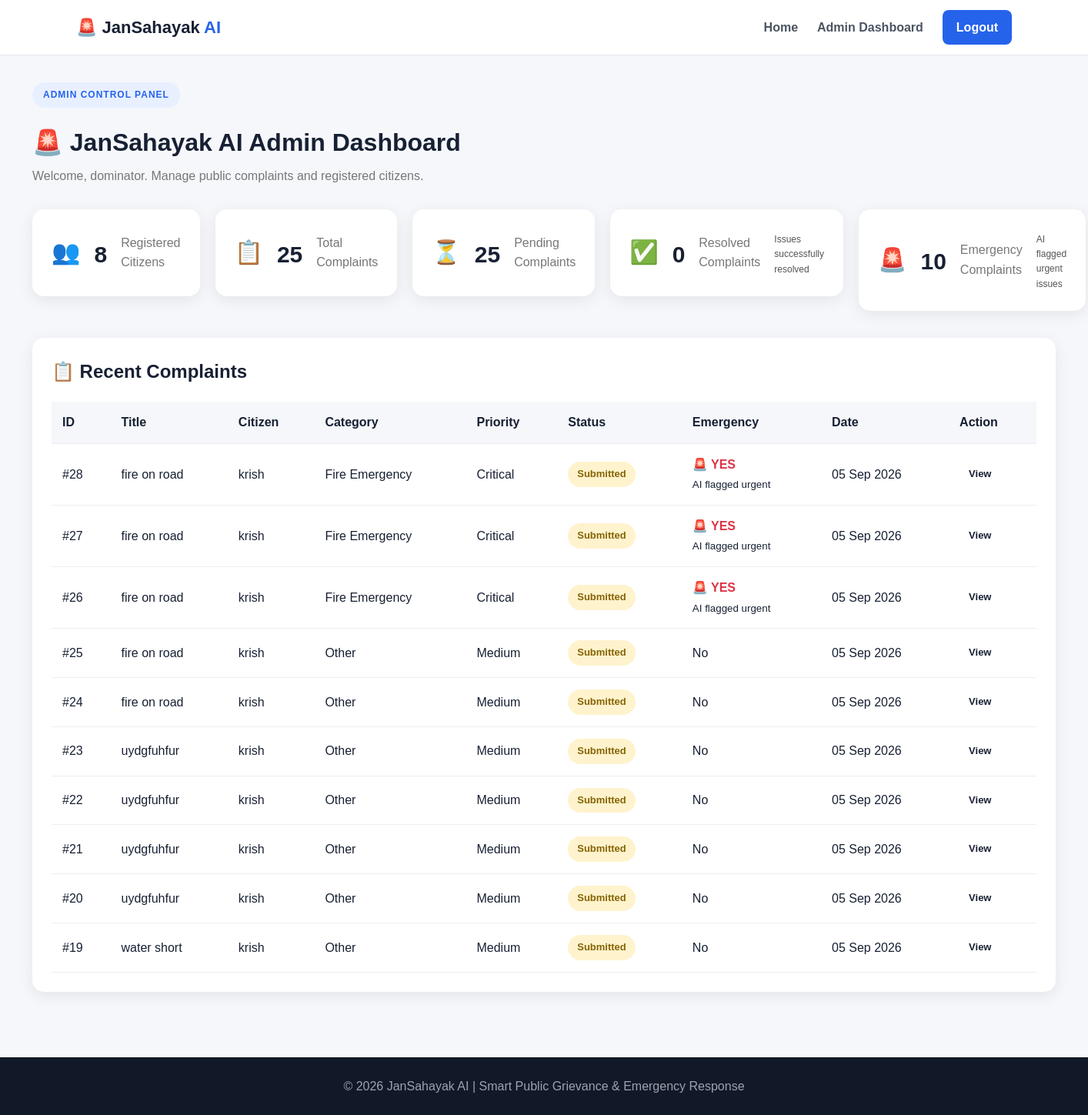
/admin-dashboard/ (signed in), run on the app's committed database.
### hackthon/models.py (models this page shows, shortened)
class Complaint(models.Model):
    CATEGORY_CHOICES = [
        ("road", "Road & Infrastructure"),
        ("water", "Water Supply"),
        ("electricity", "Electricity"),
        ("waste", "Waste Management"),
        ("fire", "Fire Emergency"),
        ("health", "Healthcare"),
        ("other", "Other"),
    ]
    PRIORITY_CHOICES = [
        ("low", "Low"),
        ("medium", "Medium"),
        ("high", "High"),
        ("critical", "Critical"),
    ]
    STATUS_CHOICES = [
        ("submitted", "Submitted"),
        ("analysed", "AI Analysed"),
        ("assigned", "Assigned"),
        ("progress", "In Progress"),
        ("resolved", "Resolved"),
        ("closed", "Closed"),
    ]
    citizen = models.ForeignKey(
        User,
        on_delete=models.CASCADE,
        related_name="complaints"
    )
    assigned_to = models.ForeignKey(
        User,
        on_delete=models.SET_NULL,
        null=True,
        blank=True,
        related_name="assigned_complaints"
    )
    title = models.CharField(
        max_length=200
    )
    description = models.TextField()
    image = models.ImageField(
        upload_to="complaints/",
        blank=True,
        null=True
    )
    location = models.CharField(
        max_length=255,
        blank=True,
        default=""
    )
    latitude = models.FloatField(
        null=True,
        blank=True
    )
    longitude = models.FloatField(
        null=True,
        blank=True
    )
    category = models.CharField(
        max_length=30,
        choices=CATEGORY_CHOICES,
        default="other"
    )
    priority = models.CharField(
        max_length=20,
        choices=PRIORITY_CHOICES,
        default="medium"
    )
    department = models.CharField(
        max_length=100,
        blank=True
    )
    ai_summary = models.TextField(
        blank=True
    )
    is_emergency = models.BooleanField(
        default=False
    )
    status = models.CharField(
        max_length=20,
        choices=STATUS_CHOICES,
        default="submitted"
    )
    created_at = models.DateTimeField(
        auto_now_add=True
    )
    updated_at = models.DateTimeField(
        auto_now=True
    )

### OurProject/views.py (the view)
@login_required
def admin_dashboard(request):
    if not request.user.is_staff:
        return redirect("dashboard")
    total_users = User.objects.filter(
        is_staff=False
    ).count()
    total_complaints = Complaint.objects.count()
    pending_complaints = Complaint.objects.exclude(
        status__in=["resolved", "closed"]
    ).count()
    resolved_complaints = Complaint.objects.filter(
        status="resolved"
    ).count()
    emergency_complaints = Complaint.objects.filter(
        is_emergency=True
    ).count()
    recent_complaints = Complaint.objects.select_related(
        "citizen",
        "assigned_to"
    ).order_by(
        "-created_at"
    )[:10]
    return render(
        request,
        "admin_dashboard.html",
        {
            "total_users": total_users,
            "total_complaints": total_complaints,
            "pending_complaints": pending_complaints,
            "resolved_complaints": resolved_complaints,
            "emergency_complaints": emergency_complaints,
            "recent_complaints": recent_complaints,
        }
    )

### templates/admin_dashboard.html (shortened to what this page needs)
{% extends "base.html" %}
{% block content %}
<div class="admin-page">
<div class="admin-header">
    <div class="badge">
        ADMIN CONTROL PANEL
    </div>
    <h1>
        🚨 JanSahayak AI Admin Dashboard
    </h1>
    <p>
        Welcome, {{ request.user.username }}.
        Manage public complaints and registered citizens.
    </p>
</div>
<div class="stats-grid">
    <a
        href="{% url 'registered_citizens' %}"
        class="stat-link">
        <div class="stat-card">
            <div class="stat-icon">
                👥
            </div>
            <h2>
                {{ total_users }}
            </h2>
            <p>
                Registered Citizens
            </p>
        </div>
    </a>
    <a
        href="{% url 'all_complaints' %}"
        class="stat-link">
        <div class="stat-card">
            <div class="stat-icon">
                📋
            </div>
            <h2>
                {{ total_complaints }}
            </h2>
            <p>
                Total Complaints
            </p>
        </div>
    </a>
    <a
        href="{% url 'all_complaints' %}"
        class="stat-link">
        <div class="stat-card">
            <div class="stat-icon">
                ⏳
            </div>
            <h2>
                {{ pending_complaints }}
            </h2>
            <p>
                Pending Complaints
            </p>
        </div>
    </a>
    <a
        href="{% url 'all_complaints' %}"
        class="stat-link">
        <div class="stat-card">
            <div class="stat-icon">
                ✅
            </div>
            <h2>
                {{ resolved_complaints }}
            </h2>
            <p>
                Resolved Complaints
            </p>
            <small>
                Issues successfully resolved
            </small>
        </div>
    </a>
    <a
        href="{% url 'all_complaints' %}"
        class="stat-link">
        <div class="stat-card">
            <div class="stat-icon">
                🚨
            </div>
            <h2>
                {{ emergency_complaints }}
            </h2>
            <p>
                Emergency Complaints
            </p>
            <small>
                AI flagged urgent issues
            </small>
        </div>
    </a>
</div>
<div class="table-card">
    <h2>
        📋 Recent Complaints
    </h2>
    {% if recent_complaints %}
        <table class="complaint-table">
            <thead>
                <tr>
                    <th>ID</th>
                    <th>Title</th>
                    <th>Citizen</th>
                    <th>Category</th>
                    <th>Priority</th>
                    <th>Status</th>
                    <th>Emergency</th>
                    <th>Date</th>
                    <th>Action</th>
                </tr>
            </thead>
            <tbody>
                {% for complaint in recent_complaints %}
                    <tr>
                        <td>
                            #{{ complaint.id }}
                        </td>
                        <td>
                            {{ complaint.title }}
                        </td>
                        <td>
                            {{ complaint.citizen.username }}
                        </td>
                        <td>
                            {{ complaint.get_category_display }}
                        </td>
                        <td>
                            {{ complaint.get_priority_display }}
                        </td>
                        <td>
                            <span class="status status-{{ complaint.status }}">
                                {{ complaint.get_status_display }}
                            </span>
                        </td>
                        <td>
                            {% if complaint.is_emergency %}
                                <span class="emergency">
                                    🚨 YES
                                </span>
                                <br>
                                <small>
                                    AI flagged urgent
                                </small>
                            {% else %}
                                No
                            {% endif %}
                        </td>
                        <td>
                            {{ complaint.created_at|date:"d M Y" }}
                        </td>
                        <td>
                            <a
                                href="{% url 'complaint_detail' complaint.id %}"
                                class="action-btn">
                                View
                            </a>
                        </td>
                    </tr>
                {% endfor %}
            </tbody>
        </table>
    {% endif %}
</div>
</div>
{% endblock %}

### templates/base.html (shortened to what this page needs)
{% load static %}
<!DOCTYPE html>
<html lang="en">
<head>
<link rel="stylesheet"
      href="{% static 'css/style.css' %}">
</head>
<body>
<header class="navbar">
<div class="logo">
    🚨 JanSahayak <span>AI</span>
</div>
<nav>
    <a href="{% url 'home' %}">
        Home
    </a>
    {% if user.is_authenticated %}
        {% if user.is_staff %}
            <a href="{% url 'admin_dashboard' %}">
                Admin Dashboard
            </a>
        {% endif %}
        <a href="{% url 'logout' %}"
           class="nav-button">
            Logout
        </a>
    {% endif %}
</nav>
</header>
<main>
{% block content %}
{% endblock %}
</main>
<footer>
<p>
    © 2026 JanSahayak AI |
    Smart Public Grievance & Emergency Response
</p>
</footer>
</body>
</html>

### static/css/style.css (style rules this page uses)
* { box-sizing: border-box; margin: 0; padding: 0; }
body { font-family: Arial, sans-serif; background: #f5f7fb; color: #172033; line-height: 1.6; }
a { text-decoration: none; color: inherit; }
.navbar { height: 72px; background: #ffffff; border-bottom: 1px solid #e5e7eb; display: flex; align-items: center; justify-content: space-between; padding: 0 7%; }
.logo { font-size: 22px; font-weight: 800; }
.logo span { color: #2563eb; }
.navbar nav { display: flex; align-items: center; gap: 25px; }
.navbar nav a { font-weight: 600; color: #4b5563; }
.nav-button { background: #2563eb; color: white !important; padding: 10px 18px; border-radius: 8px; }
.badge { display: inline-block; padding: 7px 14px; border-radius: 30px; background: #e8f0ff; color: #2563eb; font-size: 12px; font-weight: 800; letter-spacing: 1px; margin-bottom: 20px; }
.stats-grid { display: grid; grid-template-columns: repeat(4, 1fr); gap: 18px; margin-bottom: 45px; }
.stat-card { background: white; padding: 25px; border-radius: 15px; display: flex; align-items: center; gap: 18px; box-shadow: 0 5px 20px rgba(0,0,0,0.04); }
.stat-icon { font-size: 30px; }
.status, .priority { display: inline-block; padding: 5px 10px; border-radius: 20px; font-size: 12px; font-weight: 700; }
.status-submitted { background: #e0e7ff; color: #3730a3; }
footer { background: #111827; color: #9ca3af; text-align: center; padding: 25px; margin-top: 50px; }

### templates/admin_dashboard.html (style rules this page uses)
.admin-page { padding: 35px; max-width: 1400px; margin: auto; }
.admin-header { margin-bottom: 30px; }
.admin-header h1 { margin-bottom: 5px; }
.admin-header p { color: #777; }
.stats-grid { display: grid; grid-template-columns: repeat(5, 1fr); gap: 20px; margin-bottom: 35px; }
.stat-link { text-decoration: none; color: inherit; }
.stat-card { background: white; padding: 25px; border-radius: 15px; box-shadow: 0 5px 20px rgba(0, 0, 0, 0.08); transition: transform 0.2s ease, box-shadow 0.2s ease; }
.stat-icon { font-size: 30px; }
.stat-card h2 { margin: 10px 0 5px; font-size: 30px; }
.stat-card p { margin: 0; color: #777; }
.stat-card small { display: block; color: #555; font-size: 12px; margin-top: 5px; }
.table-card { background: white; padding: 25px; border-radius: 15px; box-shadow: 0 5px 20px rgba(0, 0, 0, 0.08); overflow-x: auto; }
.table-card h2 { margin-bottom: 20px; }
.complaint-table { width: 100%; border-collapse: collapse; }
.complaint-table th, .complaint-table td { padding: 14px; text-align: left; border-bottom: 1px solid #eee; }
.complaint-table th { background: #f5f7fa; font-weight: 600; }
.status { display: inline-block; padding: 6px 12px; border-radius: 20px; font-size: 13px; font-weight: bold; }
.status-submitted { background: #fff3cd; color: #856404; }
.emergency { font-weight: bold; color: #dc3545; }
.action-btn { display: inline-block; padding: 7px 12px; border-radius: 6px; text-decoration: none; font-size: 13px; font-weight: 600; }

### data on the page
Complaint: id "28", title "fire on road", citizen.username "krish", category "Fire Emergency", priority "Critical", status "Submitted", is_emergency "🚨 YES", created_at "05 Sep 2026"
Complaint: id "27", title "fire on road", citizen.username "krish", category "Fire Emergency", priority "Critical", status "Submitted", is_emergency "🚨 YES", created_at "05 Sep 2026"
Complaint: id "26", title "fire on road", citizen.username "krish", category "Fire Emergency", priority "Critical", status "Submitted", is_emergency "🚨 YES", created_at "05 Sep 2026"
Complaint: id "25", title "fire on road", citizen.username "krish", category "Other", priority "Medium", status "Submitted", is_emergency "No", created_at "05 Sep 2026"
Complaint: id "24", title "fire on road", citizen.username "krish", category "Other", priority "Medium", status "Submitted", is_emergency "No", created_at "05 Sep 2026"
Complaint: id "23", title "uydgfuhfur", citizen.username "krish", category "Other", priority "Medium", status "Submitted", is_emergency "No", created_at "05 Sep 2026"
Complaint: id "22", title "uydgfuhfur", citizen.username "krish", category "Other", priority "Medium", status "Submitted", is_emergency "No", created_at "05 Sep 2026"
Complaint: id "21", title "uydgfuhfur", citizen.username "krish", category "Other", priority "Medium", status "Submitted", is_emergency "No", created_at "05 Sep 2026"
Complaint: id "20", title "uydgfuhfur", citizen.username "krish", category "Other", priority "Medium", status "Submitted", is_emergency "No", created_at "05 Sep 2026"
Complaint: id "19", title "water short", citizen.username "krish", category "Other", priority "Medium", status "Submitted", is_emergency "No", created_at "05 Sep 2026"

### other printed values
{{ request.user.username }} "dominator"
{{ total_users }} "8"
{{ total_complaints }} "25"
{{ pending_complaints }} "25"
{{ resolved_complaints }} "0"
{{ emergency_complaints }} "10"
